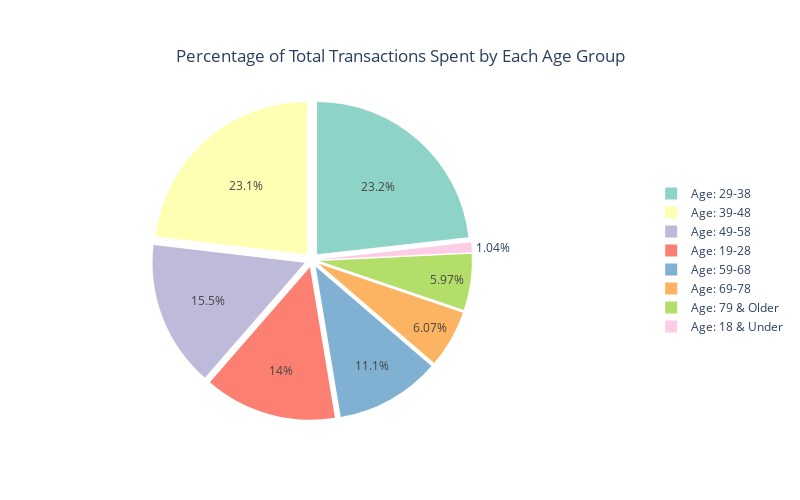

The notebook cell saved with this chart:
### Markdown cell above
### Markdown Note: JBrooks -  visual / grpah for percentage of cc users each age group is.

### Code cell
import plotly.express as px

# Recalculate the age group counts
age_group_counts = df2['age_description'].value_counts().reset_index()

# Rename columns for clarity
age_group_counts.columns = ['age_group', 'count']

# Create a pie chart using plotly.express
fig = px.pie(
    age_group_counts, 
    names='age_group', 
    values='count',  # Use 'count' since 'total_spent' is not a valid column
    title='Percentage of Total Transactions Spent by Each Age Group',
    color_discrete_sequence=px.colors.qualitative.Set3,
    height=500, width=800
)

# Add a pull parameter to "explode" the slices
fig.update_traces(pull=[0.05] * len(age_group_counts))  # Pull each slice out by 5%

# Update layout for centered title and pie chart
fig.update_layout(
    title={
        'text': 'Percentage of Total Transactions Spent by Each Age Group',
        'y': 0.90,  # position the title closer to the top
        'x': 0.5,   # center the title horizontally
        'xanchor': 'center',
        'yanchor': 'top'
    },
    legend={
        'yanchor': 'middle',  # vertical centering
        'y': 0.5,             # legend is vertically centered
        'xanchor': 'left',     # move the legend to the right side
        'x': 1.3              # move the legend further right to avoid overlapping the pie chart
    },
    margin=dict(l=100)  # adds 100px left margin to move the pie chart to the left
)

# Display the pie chart
fig.show()

### Figure 1 — Plotly figure (JSON) as saved in the notebook; plotly's stock layout.template omitted (floating-point values rounded to 4 significant figures)
{"data": [{"domain": {"x": [0, 1], "y": [0, 1]}, "hovertemplate": "age_group=%{label}<br>count=%{value}<extra></extra>", "labels": ["Age: 29-38", "Age: 39-48", "Age: 49-58", "Age: 19-28", "Age: 59-68", "Age: 69-78", "Age: 79 & Older", "Age: 18 & Under"], "legendgroup": "", "name": "", "pull": [0.05, 0.05, 0.05, 0.05, 0.05, 0.05, 0.05, 0.05], "showlegend": true, "type": "pie", "values": [300943, 300161, 200411, 181766, 143773, 78761, 77430, 13430]}], "layout": {"height": 500, "legend": {"tracegroupgap": 0, "x": 1.3, "xanchor": "left", "y": 0.5, "yanchor": "middle"}, "margin": {"l": 100}, "piecolorway": ["rgb(141,211,199)", "rgb(255,255,179)", "rgb(190,186,218)", "rgb(251,128,114)", "rgb(128,177,211)", "rgb(253,180,98)", "rgb(179,222,105)", "rgb(252,205,229)", "rgb(217,217,217)", "rgb(188,128,189)", "rgb(204,235,197)", "rgb(255,237,111)"], "title": {"text": "Percentage of Total Transactions Spent by Each Age Group", "x": 0.5, "xanchor": "center", "y": 0.9, "yanchor": "top"}, "width": 800}}
